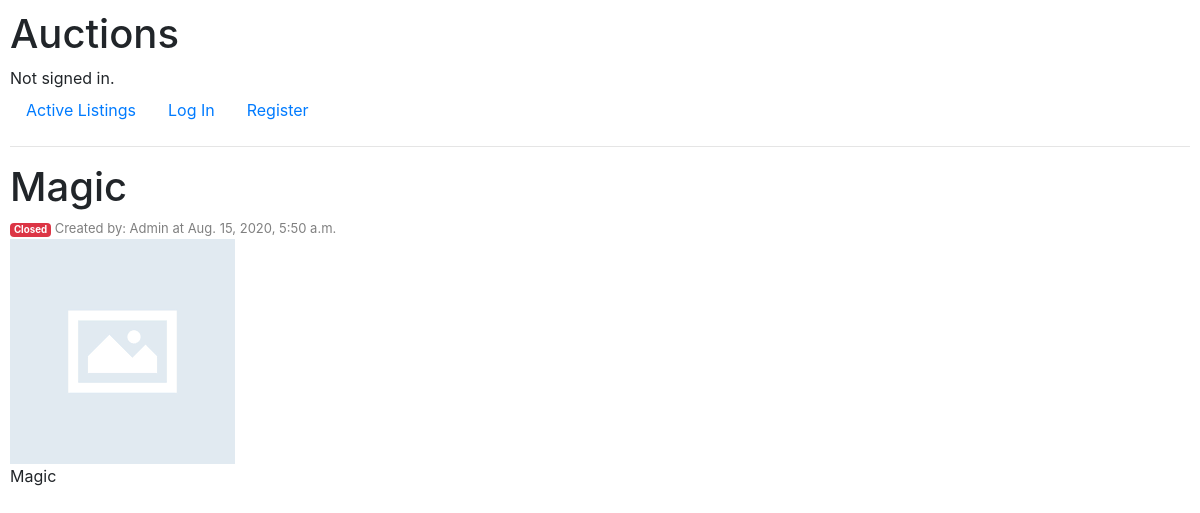
The page /listing/Magic on the database its author committed.
### auctions/models.py (models this page shows, shortened)
class Listing(models.Model):
    CATEGORIES = (
        ("HOME", "Home"),
        ("TOYS", "Toys"),
        ("POTI", "Potions"),
        ("BOOK", "Books"),
        ("ARTI", "Artifacts"),
    )
    owner = models.ForeignKey(User, on_delete=models.CASCADE, default='')
    name = models.CharField(max_length=64)
    price = models.DecimalField(max_digits=20, decimal_places=2)
    image = models.ImageField(upload_to="images", null=True, blank=True)
    created = models.DateTimeField(default=timezone.now, blank=True)
    description = models.TextField(max_length=640)
    status = models.BooleanField(default=True)
    category = models.CharField(
        max_length=4,
        choices=CATEGORIES,
    )

class User(AbstractUser):
    pass

### auctions/views.py (the view)
# urls.py: path("listing/<str:listing>", views.listing, name="listing"),
def listing(request, listing):
    return render(request, "auctions/listing.html", {
        "listing": Listing.objects.get(name=listing)
    })

### auctions/templates/auctions/listing.html (shortened to what this page needs)
{% extends "auctions/layout.html" %}
{% block body %}
    <div>
        <h1>{{ listing.name }}</h1>
        <div style="color: grey; font-size: small;">
            {% if listing.status %}
                <span class="badge badge-success">Openned</span>
            {% else %}
                <span class="badge badge-danger">Closed</span>
            {% endif %}
            Created by: {{ listing.owner.username }} at {{ listing.created }}
        </div>
        <div>
            {% if listing.image %}
                <img src="{ IMAGE_URL }:{{ listing.image.url }}">
            {% else %}
                <img src="images/no_image.png">
            {% endif %}
        </div>
        <div>{{ listing.description }}</div>
    </div>
{% endblock %}

### auctions/static/auctions/styles.css (style rules this page uses)
body { padding: 10px; }

### rows shown on the page
Listing: name "Magic", owner.username "Admin", created "Aug. 15, 2020, 5:50 a.m.", description "Magic"
